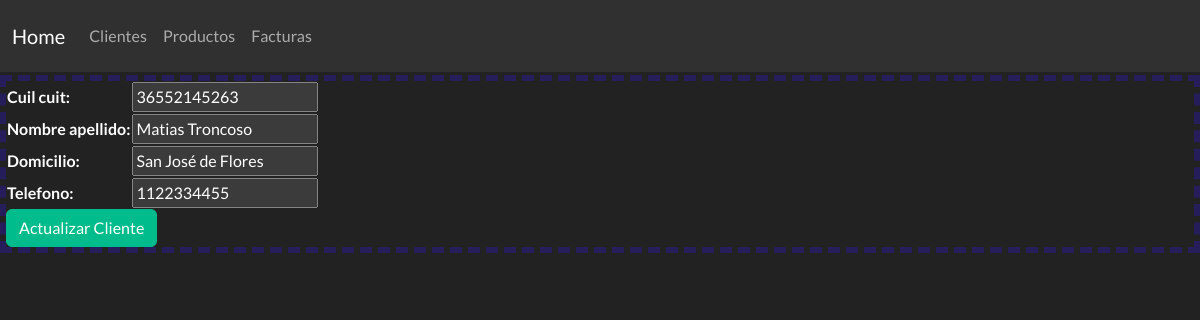
Screenshot of /appProductos/update_cliente/2 with the database file from the repository.
### appProductos/models.py (models this page shows, shortened)
class Clientes (models.Model):
    cuil_cuit = models.CharField(max_length=40)
    nombre_apellido = models.CharField(max_length=40)
    domicilio = models.CharField(max_length=40)
    telefono = models.IntegerField()

### appProductos/views.py (the view)
# urls.py: path('update_cliente/<cliente_id>', update_cliente),
def update_cliente (request, cliente_id):
    cliente = Clientes.objects.get(id = cliente_id)
    if request.method == 'POST':
        formulario = form_clientes(request.POST)
        if formulario.is_valid():
            informacion = formulario.cleaned_data
            cliente.cuil_cuit = informacion['cuil_cuit']
            cliente.nombre_apellido = informacion['nombre_apellido']
            cliente.domicilio = informacion['domicilio']
            cliente.telefono = informacion['telefono']
            cliente.save()
            return redirect('/appProductos/clientes')
    else:
        formulario = form_clientes(initial={'cuil_cuit': cliente.cuil_cuit, 'nombre_apellido': cliente.nombre_apellido, 'domicilio': cliente.domicilio, 'telefono': cliente.telefono})
    return render(request, "clientesCRUD/update_cliente.html", {"formulario":formulario})

### appProductos/forms.py
class form_clientes (forms.Form):
    cuil_cuit = forms.CharField(max_length=40)
    nombre_apellido = forms.CharField(max_length=40)
    domicilio = forms.CharField(max_length=40)
    telefono = forms.IntegerField()

### appProductos/template/clientesCRUD/update_cliente.html
{% extends "home.html" %}
{% load static %}
{% block contenido %}
<form method="POST">{% csrf_token %}
    <table>
        {{ formulario.as_table }}
    </table>
    <button type="submit" class="btn btn-success" >Actualizar Cliente</button>
</form>
{% endblock %}

### rows the page displays
Clientes: cuil_cuit "36552145263", nombre_apellido "Matias Troncoso", domicilio "San José de Flores", telefono "1122334455"
